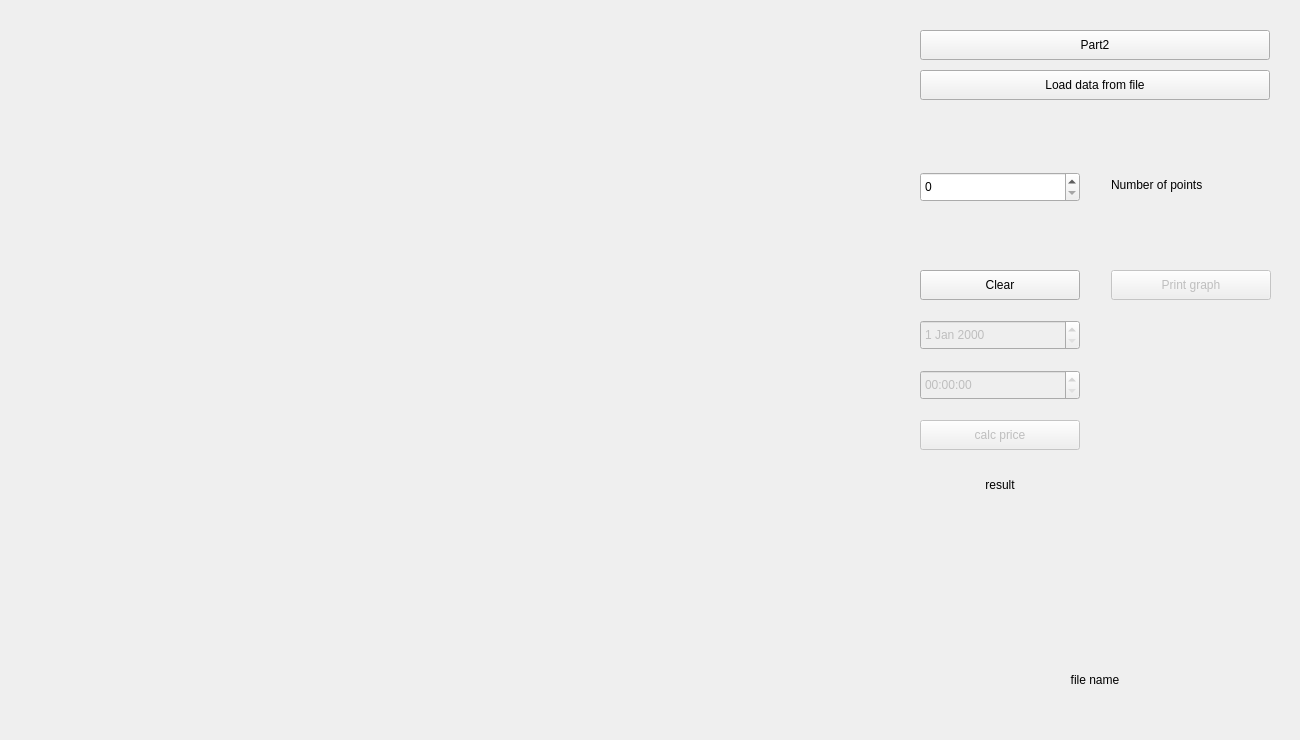
<?xml version="1.0" encoding="UTF-8"?>
<ui version="4.0">
 <class>MainWindow</class>
 <widget class="QMainWindow" name="MainWindow">
  <property name="geometry">
   <rect>
    <x>0</x>
    <y>0</y>
    <width>1300</width>
    <height>740</height>
   </rect>
  </property>
  <property name="minimumSize">
   <size>
    <width>1300</width>
    <height>740</height>
   </size>
  </property>
  <property name="maximumSize">
   <size>
    <width>1300</width>
    <height>740</height>
   </size>
  </property>
  <property name="windowTitle">
   <string>Algorithmic Trainding. Part 1</string>
  </property>
  <widget class="QWidget" name="centralwidget">
   <widget class="s21::GraphWidget" name="QGraphWidget" native="true">
    <property name="geometry">
     <rect>
      <x>30</x>
      <y>30</y>
      <width>861</width>
      <height>681</height>
     </rect>
    </property>
   </widget>
   <widget class="QPushButton" name="LoadButton">
    <property name="geometry">
     <rect>
      <x>920</x>
      <y>70</y>
      <width>350</width>
      <height>30</height>
     </rect>
    </property>
    <property name="text">
     <string>Load data from file</string>
    </property>
   </widget>
   <widget class="QPushButton" name="Clear">
    <property name="geometry">
     <rect>
      <x>920</x>
      <y>270</y>
      <width>160</width>
      <height>30</height>
     </rect>
    </property>
    <property name="text">
     <string>Clear</string>
    </property>
   </widget>
   <widget class="QPushButton" name="PrintGraph">
    <property name="enabled">
     <bool>false</bool>
    </property>
    <property name="geometry">
     <rect>
      <x>1111</x>
      <y>270</y>
      <width>160</width>
      <height>30</height>
     </rect>
    </property>
    <property name="text">
     <string>Print graph</string>
    </property>
   </widget>
   <widget class="QPushButton" name="secondWindowButton">
    <property name="geometry">
     <rect>
      <x>920</x>
      <y>30</y>
      <width>350</width>
      <height>30</height>
     </rect>
    </property>
    <property name="text">
     <string>Part2</string>
    </property>
   </widget>
   <widget class="QLabel" name="label">
    <property name="geometry">
     <rect>
      <x>1111</x>
      <y>170</y>
      <width>160</width>
      <height>30</height>
     </rect>
    </property>
    <property name="text">
     <string>Number of points </string>
    </property>
   </widget>
   <widget class="QSpinBox" name="pointsNumberSpinBox">
    <property name="geometry">
     <rect>
      <x>920</x>
      <y>172</y>
      <width>160</width>
      <height>30</height>
     </rect>
    </property>
    <property name="maximum">
     <number>9999</number>
    </property>
   </widget>
   <widget class="QLabel" name="file_name">
    <property name="geometry">
     <rect>
      <x>920</x>
      <y>650</y>
      <width>350</width>
      <height>60</height>
     </rect>
    </property>
    <property name="text">
     <string>file name</string>
    </property>
    <property name="alignment">
     <set>Qt::AlignCenter</set>
    </property>
    <property name="wordWrap">
     <bool>true</bool>
    </property>
   </widget>
   <widget class="QDateEdit" name="date_to_calc">
    <property name="enabled">
     <bool>false</bool>
    </property>
    <property name="geometry">
     <rect>
      <x>920</x>
      <y>320</y>
      <width>160</width>
      <height>30</height>
     </rect>
    </property>
   </widget>
   <widget class="QTimeEdit" name="time_to_calc">
    <property name="enabled">
     <bool>false</bool>
    </property>
    <property name="geometry">
     <rect>
      <x>920</x>
      <y>370</y>
      <width>160</width>
      <height>30</height>
     </rect>
    </property>
   </widget>
   <widget class="QLabel" name="price_result">
    <property name="geometry">
     <rect>
      <x>920</x>
      <y>470</y>
      <width>160</width>
      <height>30</height>
     </rect>
    </property>
    <property name="text">
     <string>result</string>
    </property>
    <property name="alignment">
     <set>Qt::AlignCenter</set>
    </property>
   </widget>
   <widget class="QPushButton" name="calc_price">
    <property name="enabled">
     <bool>false</bool>
    </property>
    <property name="geometry">
     <rect>
      <x>920</x>
      <y>420</y>
      <width>160</width>
      <height>30</height>
     </rect>
    </property>
    <property name="text">
     <string>calc price</string>
    </property>
   </widget>
  </widget>
 </widget>
 <customwidgets>
  <customwidget>
   <class>s21::GraphWidget</class>
   <extends>QWidget</extends>
   <header location="global">view/graph_widget/graph_widget.h</header>
   <container>1</container>
  </customwidget>
 </customwidgets>
 <resources/>
 <connections/>
</ui>
